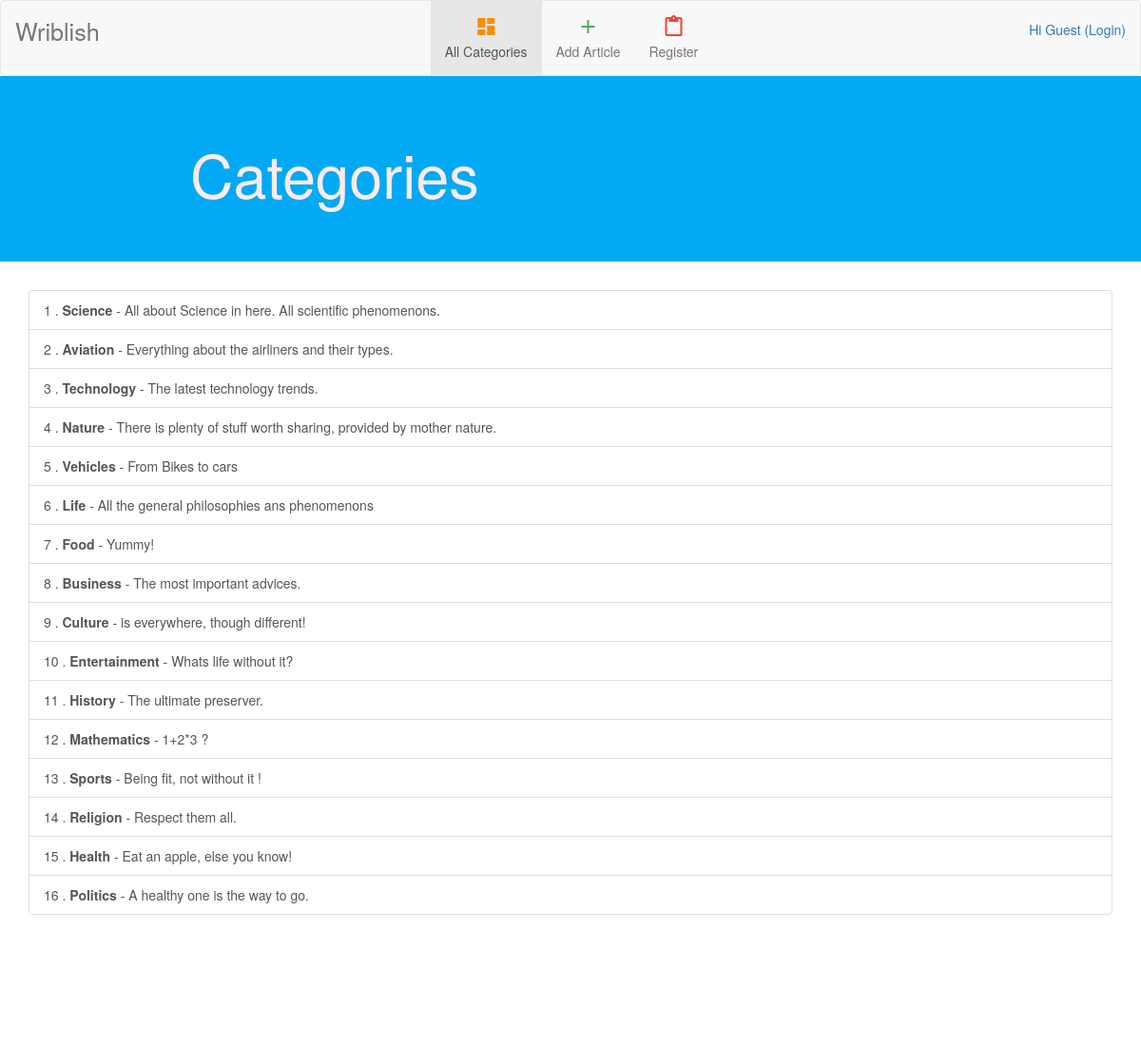
The page / on the database its author committed.
### cms/models.py (models this page shows, shortened)
class Topic(models.Model):
	topic_name = models.CharField(max_length=200)
	desc = models.TextField()

### cms/views.py (the view)
# urls.py: url(r'^$',views.home, name='home'),
def home(request):
	topics= Topic.objects.all()
	if not request.user.is_authenticated():
		return render(request,'cms/ViewByIndex.html',{'topics':topics})
	username=request.session['user_idname']
	user=User.objects.get(username=username)
	return render(request,'cms/ViewByIndex.html',{'topics':topics,'username':user})

### cms/templates/cms/ViewByIndex.html (shortened to what this page needs)
<!DOCTYPE html>
<html>
<head>
  <link rel="stylesheet" href="http://maxcdn.bootstrapcdn.com/bootstrap/3.3.5/css/bootstrap.min.css">
  <link rel="stylesheet" href="https://storage.googleapis.com/code.getmdl.io/1.0.0/material.red-blue.min.css" />
  </head>
  <body>
  	<nav class="navbar navbar-default">
  <div class="container-fluid">
    <div class="navbar-header">
      <a class="navbar-brand mybrand" href="{%url 'cms:home' %}"><div>Wriblish</div></a>
    </div>
    <div class="collapse navbar-collapse" id="myNavbar">
      <ul class="nav navbar-nav">
        <li class="active"><a href="#"><i class="material-icons orange600">dashboard</i> <div>All Categories</div></a></li>
        <li><a href="{%url 'cms:addPostInit' %}"><i class="material-icons green500">add</i><div> Add Article </div></a></li>
        {%if not username%}
        <li><a href="{%url 'cms:registerInit'%}"><i class="material-icons red500">content_paste</i> <div>Register</div></a></li>
        {%endif%}
      </ul>
     <ul class="nav navbar-nav navbar-right">
    {%if username%}
    <li class="dropdown">
		<a class="dropdown-toggle" id="demo-menu-lower-right" data-toggle="dropdown" href="#"><i class="material-icons blue500">face</i><div>
    Hi {{ username.first_name }}
    </div>
    </a>
    </li>
		<ul class="mdl-menu mdl-menu--bottom-right mdl-js-menu mdl-js-ripple-effect"
		    for="demo-menu-lower-right">
		  <li class="mdl-menu__item"><a href="#" style="text-decoration:none; color:black;">My Profile</a></li>
		  <li class="mdl-menu__item"><a href="{%url 'cms:logout'%}" style="text-decoration:none; color:black">Logout</a></li>
		</ul>
      {%else%}
      <a href="{%url 'cms:loginInitialization' %}"><div> Hi Guest (Login) </div></a>
      {%endif%}
      </ul>
    </div>
  </div>
</nav>
<div class="jumbotron" style="background-color: #03A9F4">
	<div class="row">
	<div class="col-sm-2"></div>
	<div class="col-sm-8">
    <h1 style="color:#FFEBEE;">Categories</h1>
    </div>
    <div class="col-sm-2"></div>
    </div>
 </div>
    <div class="container">
      <div class="list-group">
      {% for topic in topics %}
      <a href="{% url 'cms:postsByTopic' topic.id %}" class="list-group-item">{{forloop.counter}} . <strong>{{topic.topic_name}}</strong>   - {{topic.desc}}</a>
      {% endfor %}
</div>
    </div>
  	<footer class="mdl-mini-footer myfooter" style="margin-top:4%;">
      <div class="mdl-mini-footer--left-section">
      <div class="mdl-logo" style="padding-left:3%">Designed and developed by <a href="#" target="_blank">Sharad Dargan</a></div>
      <ul class="mdl-mini-footer--link-list">
      <li><a href="#">Help</a></li>
      <li><a href="#">Privacy &amp; Terms</a></li>
    </ul>
  </div>
</footer>
	</body>
	</html>

### cms/templates/cms/ViewByIndex.html (style rules this page uses)
@media screen and (min-width:768px) { .navbar .navbar-nav { display: inline-block; float: none; vertical-align: top; } }
@media screen and (min-width:768px) { .navbar .navbar-collapse { text-align: center; } }
@media screen and (min-width:768px) { .mybrand { font-size:180%; padding-top:20%; } }
.row { width: 100%; }
.myfooter { position: relative; bottom:0%; width: 101%; }
.navbar { margin-bottom: 0; }
.material-icons.orange600 { color: #FB8C00; }
.material-icons.green500 { color: #4CAF50; }
.material-icons.red500 { color: #F44336 }
body { background-image: url("grey.png"); }

### rows shown on the page
Topic: topic_name "Science", desc "All about Science in here. All scientific phenomenons."
Topic: topic_name "Aviation", desc "Everything about the airliners and their types."
Topic: topic_name "Technology", desc "The latest technology trends."
Topic: topic_name "Nature", desc "There is plenty of stuff worth sharing, provided by mother nature."
Topic: topic_name "Vehicles", desc "From Bikes to cars"
Topic: topic_name "Life", desc "All the general philosophies ans phenomenons"
Topic: topic_name "Food", desc "Yummy!"
Topic: topic_name "Business", desc "The most important advices."
Topic: topic_name "Culture", desc "is everywhere, though different!"
Topic: topic_name "Entertainment", desc "Whats life without it?"
Topic: topic_name "History", desc "The ultimate preserver."
Topic: topic_name "Mathematics", desc "1+2*3 ?"
Topic: topic_name "Sports", desc "Being fit, not without it !"
Topic: topic_name "Religion", desc "Respect them all."
Topic: topic_name "Health", desc "Eat an apple, else you know!"
Topic: topic_name "Politics", desc "A healthy one is the way to go."
